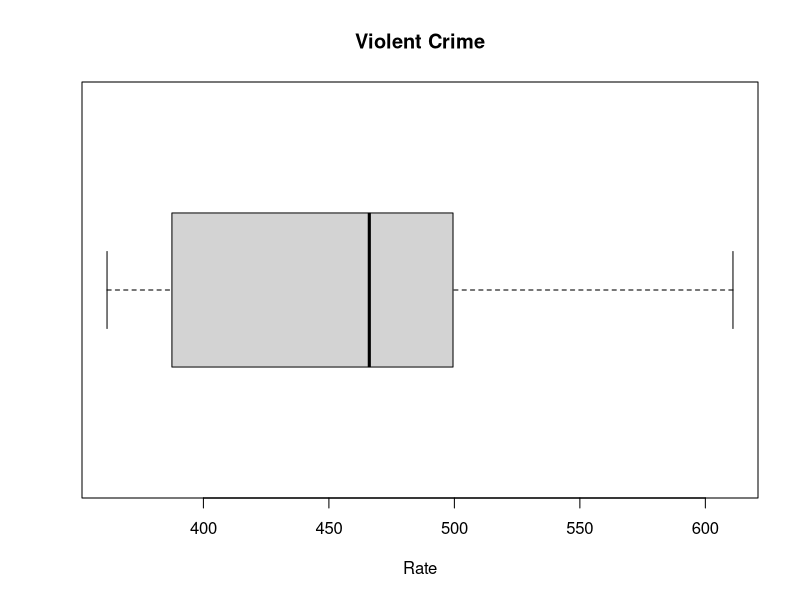
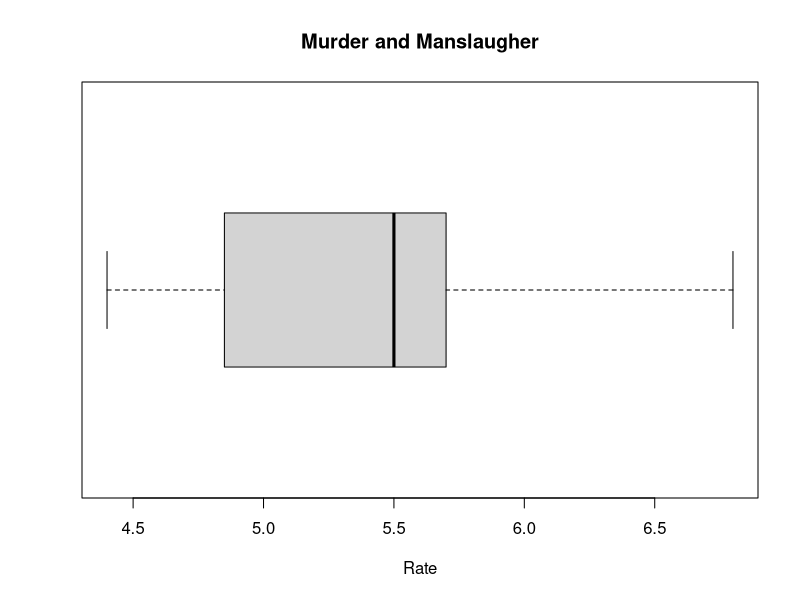
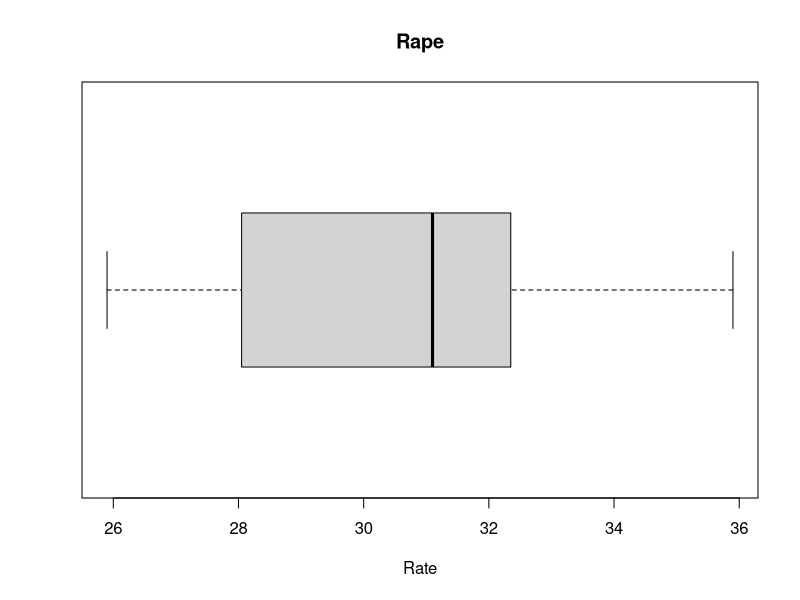
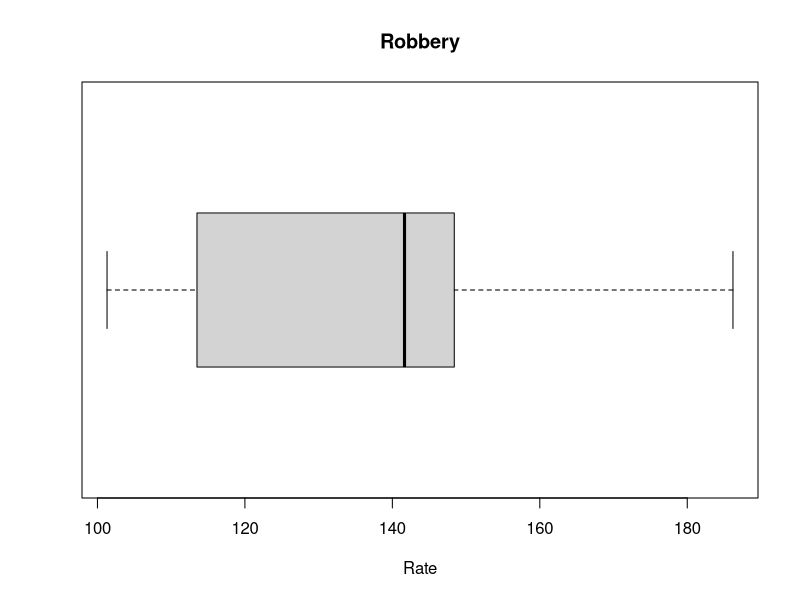
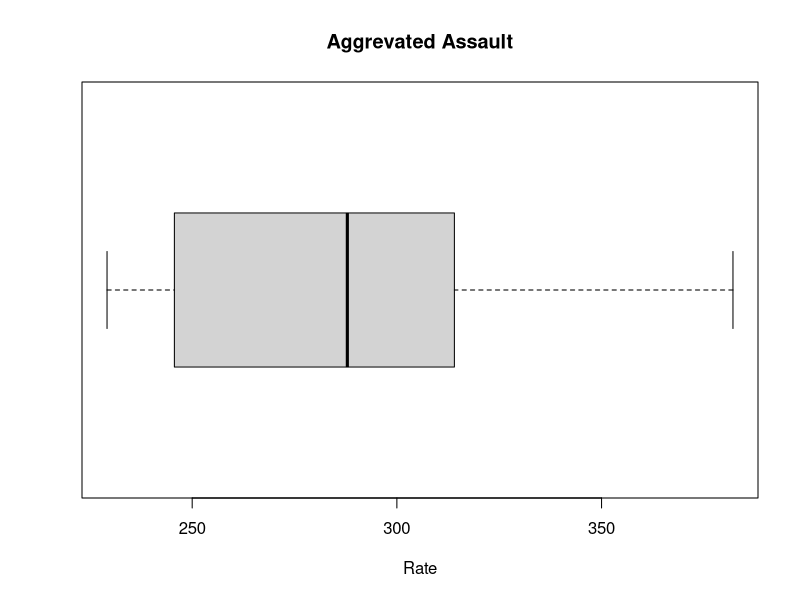
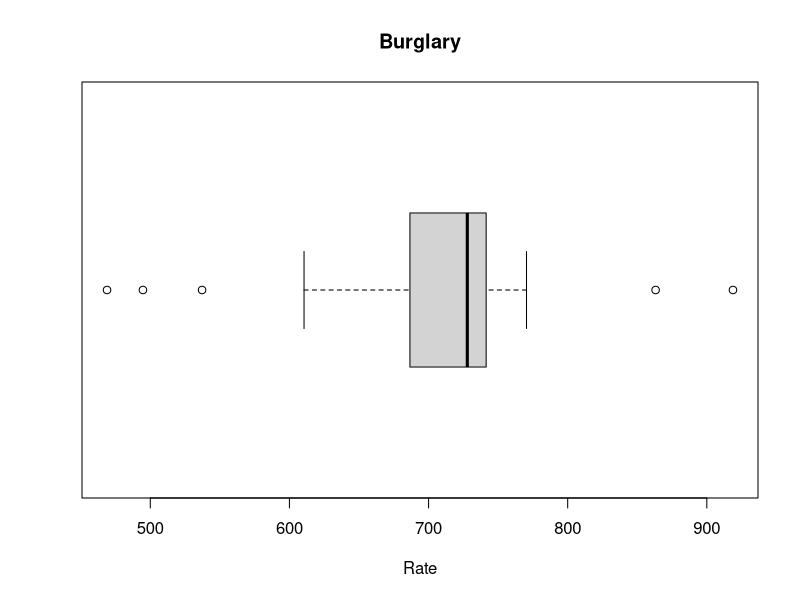
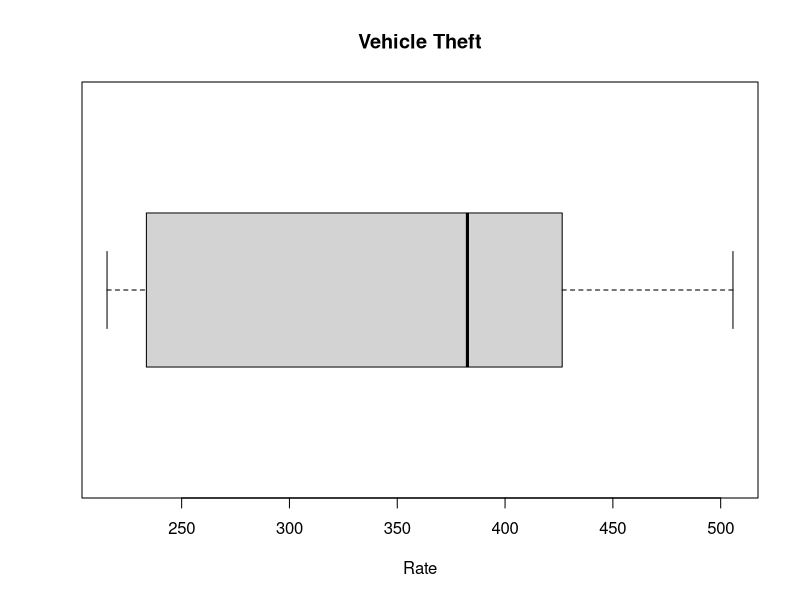
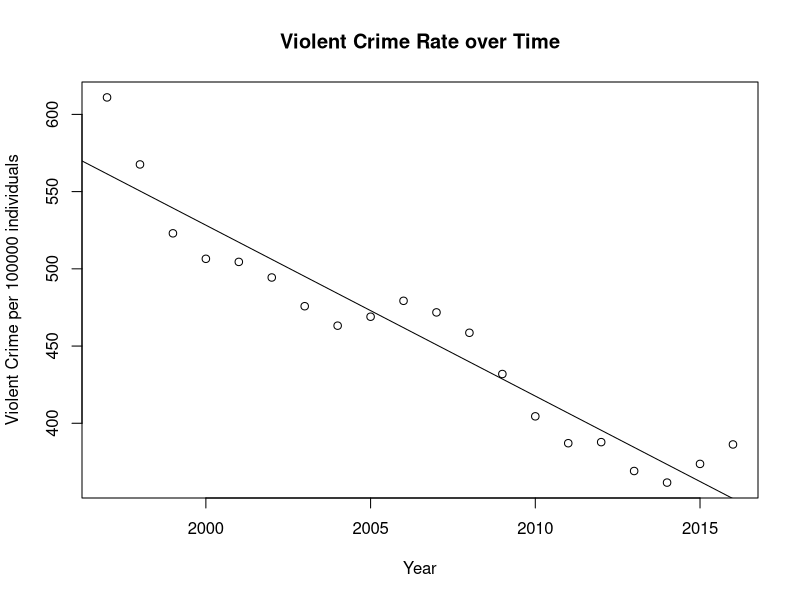

These charts were generated, in order, by the following R code:
## ---- chunk 1

crime = read.csv("crime.csv")

## ---- chunk 2
#quick look at top 5 rows of data

head(crime)

## ---- chunk 3

##Size of data 

dim(crime)

## ---- chunk 4

## R's classification of data 

class(crime)

## ---- chunk 5

## R's classification of variables

str(crime)

## ---- chunk 6

## Reclassification of Variables to numerical

crime$Year=as.numeric(crime$Year)

## ---- chunk 7
## Remove commas and whitespaces
crime$Pop = gsub(",","",crime$Pop)
crime$Pop = gsub(" ","",crime$Pop)
crime$Pop = as.numeric(crime$Pop)

crime$ViolentCrime = gsub(",","",crime$ViolentCrime)
crime$ViolentCrime = gsub(" ","",crime$ViolentCrime)
crime$ViolentCrime = as.numeric(crime$ViolentCrime)

crime$MMS = gsub(",","",crime$MMS)
crime$MMS = gsub(" ","",crime$MMS)
crime$MMS = as.numeric(crime$MMS)

crime$Rape = gsub(",","",crime$Rape)
crime$Rape = gsub(" ","",crime$Rape)
crime$Rape = as.numeric(crime$Rape)

crime$Robbery = gsub(",","",crime$Robbery)
crime$Robbery = gsub(" ","",crime$Robbery)
crime$Robbery = as.numeric(crime$Robbery)

crime$AggAssault = gsub(",","",crime$AggAssault)
crime$AggAssault = gsub(" ","",crime$AggAssault)
crime$AggAssault = as.numeric(crime$AggAssault)

crime$PropCrime = gsub(",","",crime$PropCrime)
crime$PropCrime = gsub(" ","",crime$PropCrime)
crime$PropCrime = as.numeric(crime$PropCrime)

crime$PropCrimeRate = gsub(",","",crime$PropCrimeRate)
crime$PropCrimeRate = gsub(" ","",crime$PropCrimeRate)
crime$PropCrimeRate = as.numeric(crime$PropCrimeRate)

crime$Burg = gsub(",","",crime$Burg)
crime$Burg = gsub(" ","",crime$Burg)
crime$Burg = as.numeric(crime$Burg)

crime$LarcTheft = gsub(",","",crime$LarcTheft)
crime$LarcTheft = gsub(" ","",crime$LarcTheft)
crime$LarcTheft = as.numeric(crime$LarcTheft)

crime$LarcTheftRate = gsub(",","",crime$LarcTheftRate)
crime$LarcTheftRate = gsub(" ","",crime$LarcTheftRate)
crime$LarcTheftRate = as.numeric(crime$LarcTheftRate)

crime$VehicleTheftRate = gsub(",","",crime$VehicleTheftRate)
crime$VehicleTheftRate = gsub(" ","",crime$VehicleTheftRate)
crime$VehicleTheftRate = as.numeric(crime$VehicleTheftRate)

crime$VehicleTheft = gsub(",","",crime$VehicleTheft)
crime$VehicleTheft = gsub(" ","",crime$VehicleTheft)
crime$VehicleTheft = as.numeric(crime$VehicleTheft)
## ---- chunk 8

## R's classification of variables after variable change

str(crime)

## ---- chunk 9
crime<-read.csv("crime.csv",header = TRUE)
VCRate=crime$VCRate
MMSRate=crime$MMSRate
RapeRate=crime$RapeRate
RobberyRate=crime$RobberyRate
AggAssaultRate=crime$AggAssault.1
BurgRate=crime$BurgRate
LarcTheftRate=crime$LarcTheftRate
VehicleTheftRate=crime$VehicleTheftRate
boxplot(VCRate,horizontal = T, main="Violent Crime", xlab="Rate")
#violent crime
boxplot(MMSRate,horizontal = T, main="Murder and Manslaugher", xlab="Rate")
#MMS
boxplot(RapeRate,horizontal = T, main="Rape", xlab="Rate")
#Rape
boxplot(RobberyRate,horizontal = T, main="Robbery", xlab="Rate")
#robbery
boxplot(AggAssaultRate,horizontal = T, main="Aggrevated Assault", xlab="Rate")
#agg assault
boxplot(BurgRate,horizontal = T, main="Burglary", xlab="Rate")
#burg
boxplot(VehicleTheftRate,horizontal = T, main="Vehicle Theft", xlab="Rate")
#vehicle theft
## ---- chunk 10
crime = read.csv("crime.csv", header = TRUE)
VCRate = crime$VCRate
Time = crime$Year

plot(Time, VCRate, xlab = "Year", ylab = "Violent Crime per 100000 individuals", main = "Violent Crime Rate over Time")

model = lm(VCRate ~ Time)
summary(model)
abline(model)
## ---- chunk 11
# Residuals
plot(model$residuals, main = "Residuals Plot", ylab = "Residuals")
abline(h=0, col="red")
# Zero conditional mean
plot(predict(model), residuals(model), xlab="Predicted Y", ylab="Residuals")
abline(h=0, col="red")
## ---- chunk 12

data2 = crime[crime$VCRate<500,]
model2 = lm(data2$VCRate ~ data2$Year)
plot(model2$residuals)
abline(h=0, col = "red")
